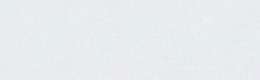
#> input picture src/web_app/static/images/logo_exact.png, 260 x 80 px, found by its file name
$ python clean_logo.py
#> lines starting #> are read from the running program, lines starting #| are printed output that depends on the picture
from PIL import Image, ImageDraw
import os

def fix_logo():
    base_dir = r'c:\Users\Oren Arie Levene\Nutrition Project\src\web_app\static\images'
    src = os.path.join(base_dir, 'logo_exact.png')
    dst = os.path.join(base_dir, 'logo.png')

    # Load original unadulterated logo
    img = Image.open(src).convert("RGBA")
    w, h = img.size
#> w = 260; h = 80

    # Fill the center
    # The center is around (w//2, h//2)
    # The previous script used seed (159, 168) which worked for filling but leaked
    GREEN = (16, 185, 129, 255)

    # Use flood fill with strict threshold
    ImageDraw.floodfill(img, (159, 168), GREEN, thresh=30)

    # Now explicitly erase the "green triangle leak" which is usually outside the hexagon
    # We can just clear any green pixels that are too far from the center or in the corners
    pixels = img.load()
    for y in range(h):
        for x in range(w):
            r, g, b, a = pixels[x, y]
            if g > 150 and r < 80 and b < 150 and a > 100:
                # Top right corner leak check
                if x > w * 0.7 or y < h * 0.2:
                    pixels[x, y] = (0, 0, 0, 0)
                # Let's cleanly clear ALL corners just in case
                # The hexagon is in the center. If it's too far to the edges, it's a leak
                # Top left
                if x < w * 0.3 and y < h * 0.2:
                    pixels[x, y] = (0, 0, 0, 0)
                # Bottom left
                if x < w * 0.3 and y > h * 0.8:
                    pixels[x, y] = (0, 0, 0, 0)
                # Bottom right
                if x > w * 0.7 and y > h * 0.8:
                    pixels[x, y] = (0, 0, 0, 0)

    img.save(dst)
    print("Fixed fill applied to logo, corners cleaned.")

    # Update favicon
    fav_dst = os.path.join(base_dir, 'favicon.png')
    favicon = img.resize((32, 32), Image.LANCZOS)
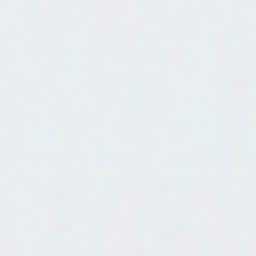
#> favicon: PIL image 32x32 RGBA (shown 8 times larger); mean R, G, B, A 231.9, 235.9, 239.1, 255
    favicon.save(fav_dst)
    print("Favicon updated.")

if __name__ == "__main__":
    fix_logo()
